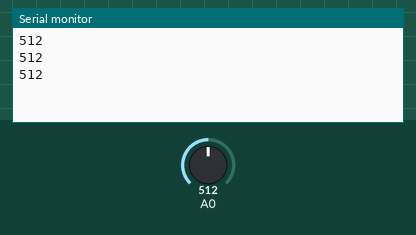
This sketch was run on a simulated Arduino Uno, built with avr-gcc and run on an emulated ATmega328P. Shown: the last lines printed to the serial monitor. Inputs (shaded band) come from the test bench; at power-on: A0 = 512.

Above: at 1.3 s.
1.4 s: A0 set to 716
At 1.9 s:
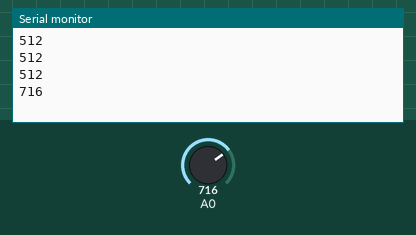
2.9 s: A0 set to 900
At 3.4 s:
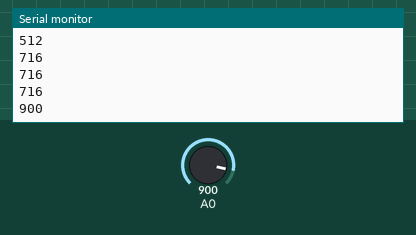
Timing chart, 0 to 5.9 s (numbered marks = the images above; inputs shaded):
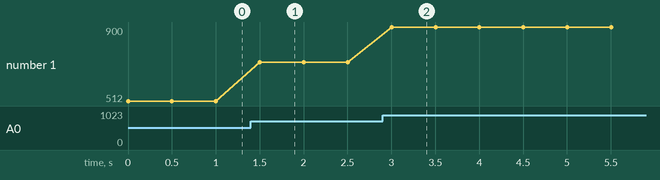

Measured:
- after the input at 1.4 s, the serial monitor: prints a new line after 0.10 s (image 1)
- after the input at 2.9 s, the serial monitor: prints a new line after 0.10 s (image 2)
- plotted number 1: 512 → 716 after the input at 1.4 s, 716 → 900 after the input at 2.9 s

The sketch:

5.Photo_Resistor.ino
```cpp
// Photoresistor
//   See http://d.hatena.ne.jp/higepon/20140910/1410324317

void setup() {
  Serial.begin(9600); // open serial over USB
  pinMode(A0, INPUT);
}

void loop() {
  Serial.println(analogRead(A0));
  delay(500);
}
```
